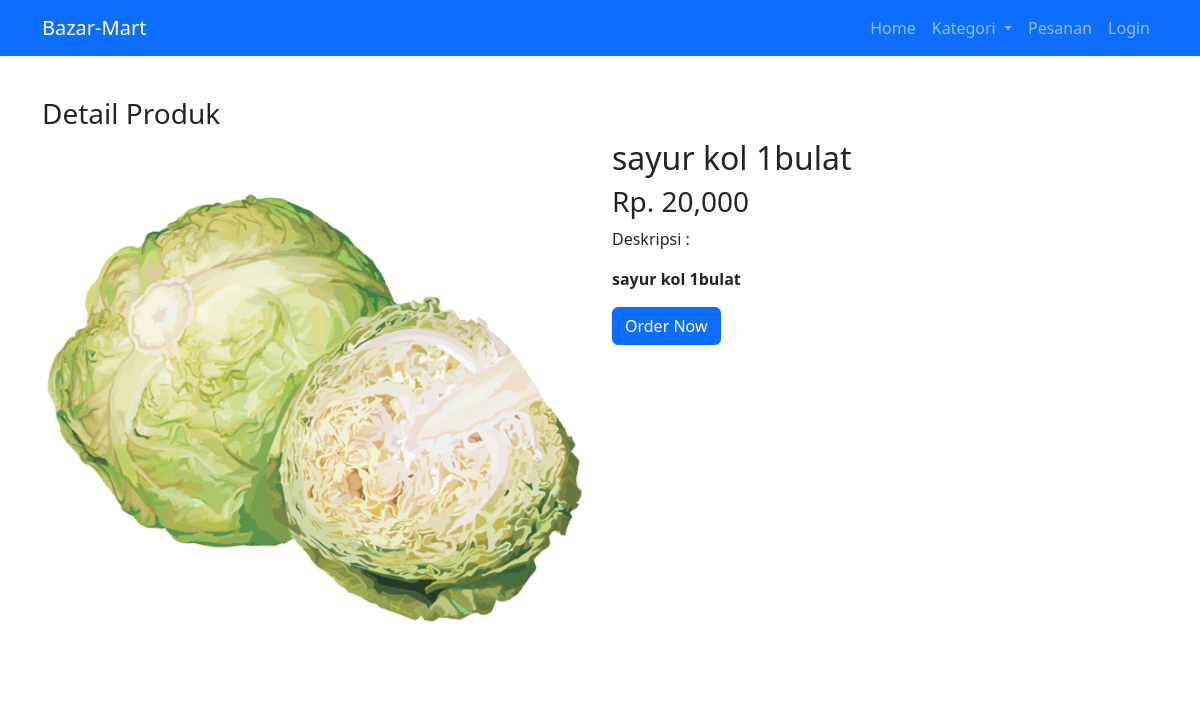
The app's page /produk/detail/18 with its own data.
### tables this page shows
CREATE TABLE `product` (
  `id_product` int(11) NOT NULL,
  `name` varchar(64) NOT NULL,
  `price` varchar(11) NOT NULL,
  `description` text NOT NULL,
  `image` varchar(32) NOT NULL,
  `status` int(11) NOT NULL,
  `created_at` timestamp NOT NULL DEFAULT current_timestamp(),
  `id_category` int(11) NOT NULL
);

### application/controllers/Produk.php (called while the page is built, shortened)
<?php
class Produk extends CI_Controller
{
	public function __construct()
	{
		$this->load->model('Product_model', 'product');
	}
	public function detail($id = null)
	{
		$data['product'] = $this->db->get_where('product', ['id_product' => $id])->row_array();
		$data['category'] = $this->db->get('category')->result_array();
		$data['title'] = 'Detail Produk';
		$this->load->view('template/customer/head', $data);
		$this->load->view('produk/detail', $data);
		$this->load->view('template/customer/footer');
	}
}

### index.php (called while the page is built, shortened)
<?php
require_once BASEPATH.'core/CodeIgniter.php';

### application/views/produk/detail.php (the view, shortened to what this page needs)
<div class="section">
    <div class="container">
        <h3>Detail Produk</h3>
        <div class="row">
            <div class="col">
                <img src="<?= base_url('assets/images/produk/' . $product["image"]) ?>" width="100%">
            </div>
            <div class="col">
                <h2><?php echo $product["name"] ?></h>
                    <h3>Rp. <?php echo number_format($product["price"]) ?></h3>
                    <p>Deskripsi :<br>
                        <?php echo $product["description"] ?>
                    </p>
                    <button type="button" class="btn btn-primary" data-bs-toggle="modal" data-bs-target="#exampleModal">
                        Order Now
                    </button>
            </div>
        </div>
    </div>
</div>
</body>
</html>

### assets/css/style.css (style rules this page uses)
.container { width: 80%; margin:0 auto; }
.container:after { content: ''; display: block; clear: both; }
.section { padding:25px 0; }

### records on screen
product: image (picture), name "sayur kol 1bulat", price "20,000", description "sayur kol 1bulat"
